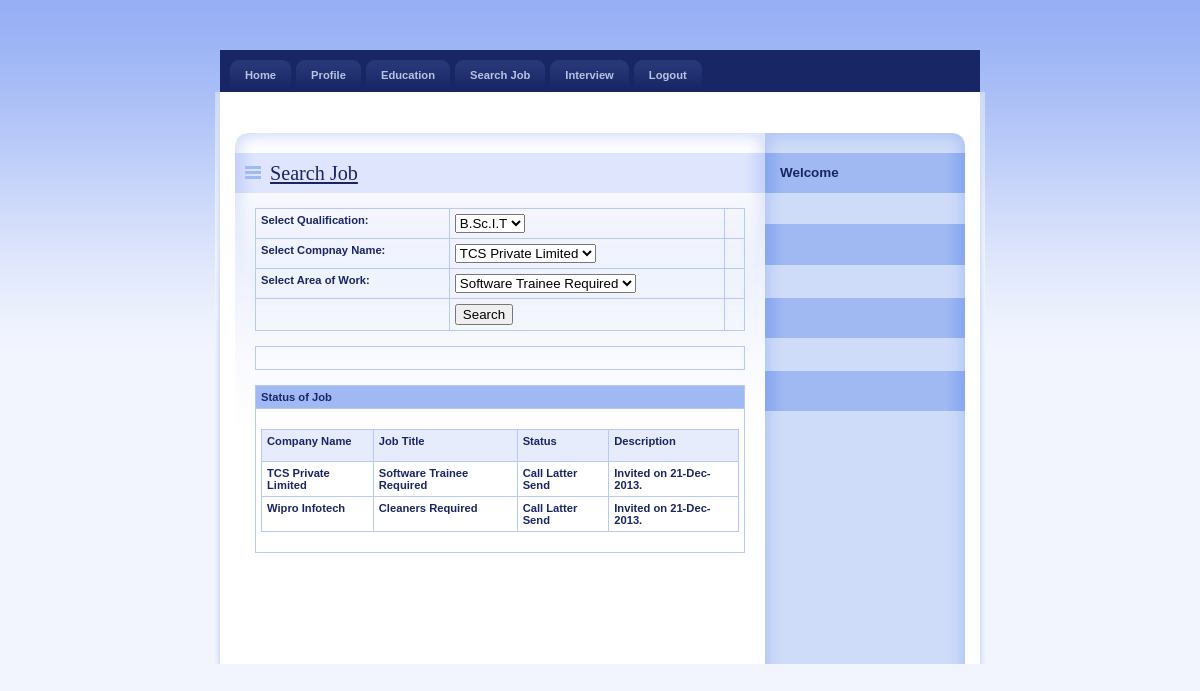
Screenshot of /JobSeeker/SearchJob.php (signed in) with the database file from the repository.
### tables this page shows
CREATE TABLE IF NOT EXISTS `application_master` (
  `ApplicationId` int(11) NOT NULL AUTO_INCREMENT,
  `JobSeekId` int(11) NOT NULL,
  `JobId` int(11) NOT NULL,
  `Status` varchar(30) NOT NULL,
  `Description` varchar(200) NOT NULL,
  PRIMARY KEY (`ApplicationId`)
);

CREATE TABLE IF NOT EXISTS `job_master` (
  `JobId` int(11) NOT NULL AUTO_INCREMENT,
  `CompanyName` varchar(20) NOT NULL,
  `JobTitle` varchar(50) NOT NULL,
  `Vacancy` int(11) NOT NULL,
  `MinQualification` varchar(50) NOT NULL,
  `Description` varchar(200) NOT NULL,
  PRIMARY KEY (`JobId`)
);

### JobSeeker/SearchJob.php (the view, shortened to what this page needs)
<?php $con=mysqli_connect("localhost","root","","job");?>
<?php
$query_Recordset1 = "SELECT MinQualification FROM job_master";
$Recordset1 = mysqli_query( $con,$query_Recordset1) or die(mysqli_error());
$row_Recordset1 = mysqli_fetch_assoc($Recordset1);
$query_Recordset4 = "SELECT distinct CompanyName FROM job_master";
$Recordset4 = mysqli_query($con,$query_Recordset4) or die(mysqli_error());
$row_Recordset4 = mysqli_fetch_assoc($Recordset4);
$query_Recordset5 = "SELECT distinct JobTitle FROM job_master";
$Recordset5 = mysqli_query($con,$query_Recordset5) or die(mysqli_error());
$row_Recordset5 = mysqli_fetch_assoc($Recordset5);
?>
    <link rel="stylesheet" media="screen,projection" type="text/css" href="./css/main.css" />
    <link rel="stylesheet" media="print" type="text/css" href="./css/print.css" />
    <link rel="stylesheet" media="aural" type="text/css" href="./css/aural.css" />
</head>
<body id="www-url-cz">
<div id="main" class="box">
<?php
include "menu.php"
?>
    <div id="page" class="box">
    <div id="page-in" class="box">
        <div id="strip" class="box noprint">
            <p id="breadcrumbs">&nbsp;</p>
        </div>
        <div id="content">
            <div class="article">
                <h2><span><a href="#">Search Job</a></span></h2>
                <form id="form1" method="post" action="SearchJob.php">
                  <table width="100%" border="0" cellspacing="0" cellpadding="0">
                    <tr>
                      <td><strong>Select Qualification:</strong></td>
                      <td><label>
                      <select name="cmbQual" id="cmbQual">
                        <?php
do {
?>
                        <option value="<?php echo $row_Recordset1['MinQualification']?>"><?php echo $row_Recordset1['MinQualification']?></option>
                        <?php
} while ($row_Recordset1 = mysqli_fetch_assoc($Recordset1));
?>
                      </select>
                      </label></td>
                      <td><label></label></td>
                    </tr>
                    <tr>
                      <td><strong>Select Compnay Name:</strong></td>
                      <td><label>
                        <select name="cmbCompany" id="cmbCompany">
                          <?php
do {
?>
                          <option value="<?php echo $row_Recordset4['CompanyName']?>"><?php echo $row_Recordset4['CompanyName']?></option>
                          <?php
} while ($row_Recordset4 = mysqli_fetch_assoc($Recordset4));
?>
                        </select>
                      </label></td>
                      <td>&nbsp;</td>
                    </tr>
                    <tr>
                      <td><strong>Select Area of Work:</strong></td>
                      <td><label>
                        <select name="cmbArea" id="cmbArea">
                          <?php
do {
?>
                          <option value="<?php echo $row_Recordset5['JobTitle']?>"><?php echo $row_Recordset5['JobTitle']?></option>
                          <?php
} while ($row_Recordset5 = mysqli_fetch_assoc($Recordset5));
?>
                      </select>
                      </label></td>
                      <td>&nbsp;</td>
                    </tr>
                    <tr>
                      <td>&nbsp;</td>
                      <td><input type="submit" name="button" id="button" value="Search" /></td>
                      <td>&nbsp;</td>
                    </tr>
                  </table>
              </form>
                <table width="100%" border="0" cellspacing="0" cellpadding="0">
                  <tr>
                    <td width="100%">&nbsp;
                      ?></td>
                  </tr>
                </table>
                <table width="100%" border="0" cellspacing="0" cellpadding="0">
                  <tr>
                    <td bgcolor="#A0B9F3"><strong>Status of Job</strong></td>
                  </tr>
                  <tr>
                    <td><table width="100%" border="1" cellpadding="1" cellspacing="2" bordercolor="#006699" >
                      <tr>
                        <th height="32" bgcolor="#006699" class="style3"><div align="left" class="style9 style5 style2"><strong>Company Name</strong></div></th>
                        <th bgcolor="#006699" class="style3"><div align="left" class="style9 style5 style2"><strong>Job Title</strong></div></th>
                        <th bgcolor="#006699" class="style3"><div align="left" class="style9 style5 style2"><strong>Status</strong></div></th>
                         <th bgcolor="#006699" class="style3"><div align="left" class="style9 style5 style2"><strong>Description</strong></div></th>
                      </tr>
                      <?php
$con = mysqli_connect("localhost","root","","job");
$sql = "SELECT job_master.JobId, job_master.CompanyName, job_master.JobTitle, application_master.Status, application_master.JobSeekId, application_master.Description
FROM application_master, job_master
WHERE application_master.JobId=job_master.JobId and application_master.JobSeekId='".$_SESSION['ID']."'";
$result = mysqli_query($con,$sql);
while($row = mysqli_fetch_array($result))
{
$CompanyName=$row['CompanyName'];
$JobTitle=$row['JobTitle'];
$Status=$row['Status'];
$Description=$row['Description'];
?>
                      <tr>
                        <td class="style3"><div align="left" class="style9 style5"><strong><?php echo $CompanyName;?></strong></div></td>
                        <td class="style3"><div align="left" class="style9 style5"><strong><?php echo $JobTitle;?></strong></div></td>
                         <td class="style3"><div align="left" class="style9 style5"><strong><?php echo $Status;?></strong></div></td>
                         <td class="style3"><div align="left" class="style9 style5"><strong><?php echo $Description;?></strong></div></td>
                      </tr>
                      <?php
}
?>
                    </table></td>
                  </tr>
                </table>
                <p>&nbsp;</p>
                <p class="btn-more box noprint">&nbsp;</p>
          </div>
        </div>
<?php
include "right.php"
?>
    </div>
    </div>
</div>
</body>
</html>

### JobSeeker/css/main.css (style rules this page uses)
* { min-height:1px; }
body { border:0; margin:0; padding:0; background:#F2F5FE url("../design/bg.gif") 0 0 repeat-x; font:70%/160% "verdana",sans-serif; color:#192666; _text-align:center; }
a { color:#192666; }
p { border:0; margin:15px 0; padding:0; }
div { display:block; border:0; margin:0; padding:0; }
h1, h2, h3, h4, h5 { border:0; margin:15px 0 10px 0; padding:0; font-weight:bold; }
h2 { font-size:180%; line-height:100%; font-family:"georgia",serif; font-weight:normal; }
table { display:table; border-collapse:collapse; margin:15px 0; padding:0; border:1px solid #B7CAF6; font-size:100%; }
tr { display:table-row; }
th, td { display: table-cell; border:1px solid #B7CAF6; margin:0; padding:5px; vertical-align:top; text-align:left; }
th { background:#E7ECFD; text-align:center; color:#192666; font-weight:bold; }
form { border:0; margin:0; padding:0; }
a, img, span { border:0; margin:0; padding:0; }
strong, .strong { font-weight:bold; }
.box { min-height:1px; _height:1px; }
.box:after { content:"."; display:block; line-height:0px; font-size:0px; visibility:hidden; clear:both; }
#main { width:770px; margin:50px auto 0 auto; _text-align:left; }
#page { width:770px; min-height:1px; background:#FFF url("../design/bg_page.gif") 0 0 repeat-y; _height:1px; }
#page-in { min-height:1px; padding:10px 0; background:url("../design/bg_page_in.jpg") 0 0 no-repeat; _height:1px; }
#strip { position:relative; clear:both; padding:3px 20px 10px 20px; color:#6182D1; }
#strip p { margin:0; }
#strip #breadcrumbs { width:520px; margin:0; padding:0; }
#content { float:left; width:530px; _width:550px; margin:0; padding:0 0 0 20px; }
#content .article { clear:both; margin:0; padding:20px; background:url("../design/content_article_bg.jpg") 0 0 no-repeat; }
#content .article h2 { margin:0 -20px; padding:10px; background:#DEE5FD url("../design/content_title_bg.gif") 0 0 repeat-y; color:#192666; }
#content .article h2 span { background:url("../design/ico_list.gif") 0 50% no-repeat; padding-left:25px; }
#content .article p { text-align:justify; }
#content .btn-more { margin:0 0 15px 0; padding:0; border:0; position:relative; }

### JobSeeker/css/print.css (style rules this page uses)
body { border:0; margin:0; padding:0; font-size:12pt }
a { color:#000; text-decoration:none; }
h1, h2, h3 { page-break-after:avoid; page-break-inside:avoid; }
table { border-collapse: collapse; border-width:1px; border-style:solid; }
th, td { display:table-cell; border-width:1px; border-style:solid; }
.noprint { display:none; }

### JobSeeker/css/aural.css (style rules this page uses)
body { voice-family:paul,male; volume:loud; speech-rate:slow; richness:90; stress:20; }
h1, h2, h3, h4, h5 { cue-before:url("ping.au"); }
p, table { pause:50ms; }
strong { pitch:medium; pitch-range:60; stress:90; richness:90; }

### JobSeeker/SearchJob.php (style rules this page uses)
.style2 { font-weight: bold }
.style3 { font-weight: bold }

### rows the page displays
application_master: JobId.CompanyName "TCS Private Limited", JobId.JobTitle "Software Trainee Required", Status "Call Latter Send", Description "Invited on 21-Dec-2013."
application_master: JobId.CompanyName "Wipro Infotech", JobId.JobTitle "Cleaners Required", Status "Call Latter Send", Description "Invited on 21-Dec-2013."

### other values shown
form field cmbQual "B.Sc.I.T"
form field cmbCompany "TCS Private Limited"
form field cmbArea "Software Trainee Required"
